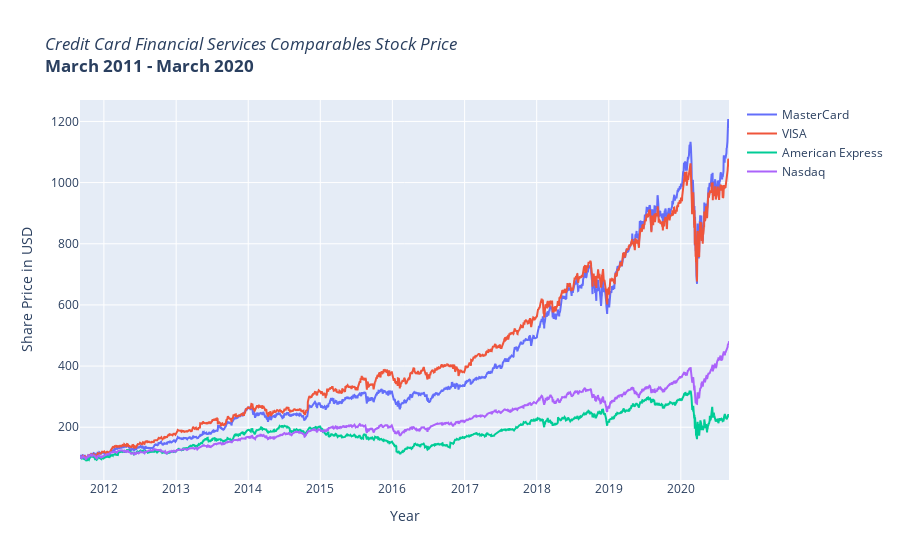

Notebook source saved alongside this figure:
### Code cell
fig = go.Figure()
count = -1
for t in tickers:
    count = count + 1
    fig.add_trace(go.Scatter(x=comp_index, y=mydata[t],
                    mode='lines',
                    name=names[count]))
       
fig.update_layout(title_text="<i>Credit Card Financial Services Comparables Stock Price</i> <br><b>March 2011 - March 2020</b> ",
                  xaxis_title="Year",
                  yaxis_title="Share Price in USD")


fig.show()

### Figure 1 — Plotly figure (JSON) as saved in the notebook; plotly's stock layout.template omitted (floating-point values rounded to 4 significant figures; data arrays with more than 128 entries replaced by an {"elided": "..."} marker saying what was removed)
{"data": [{"mode": "lines", "name": "MasterCard", "type": "scatter", "x": {"elided": "2264 str values"}, "y": {"elided": "2264 float values"}}, {"mode": "lines", "name": "VISA", "type": "scatter", "x": {"elided": "2264 str values"}, "y": {"elided": "2264 float values"}}, {"mode": "lines", "name": "American Express", "type": "scatter", "x": {"elided": "2264 str values"}, "y": {"elided": "2264 float values"}}, {"mode": "lines", "name": "Nasdaq", "type": "scatter", "x": {"elided": "2264 str values"}, "y": {"elided": "2264 float values"}}], "layout": {"title": {"text": "<i>Credit Card Financial Services Comparables Stock Price</i> <br><b>March 2011 - March 2020</b> "}, "xaxis": {"title": {"text": "Year"}}, "yaxis": {"title": {"text": "Share Price in USD"}}}}
